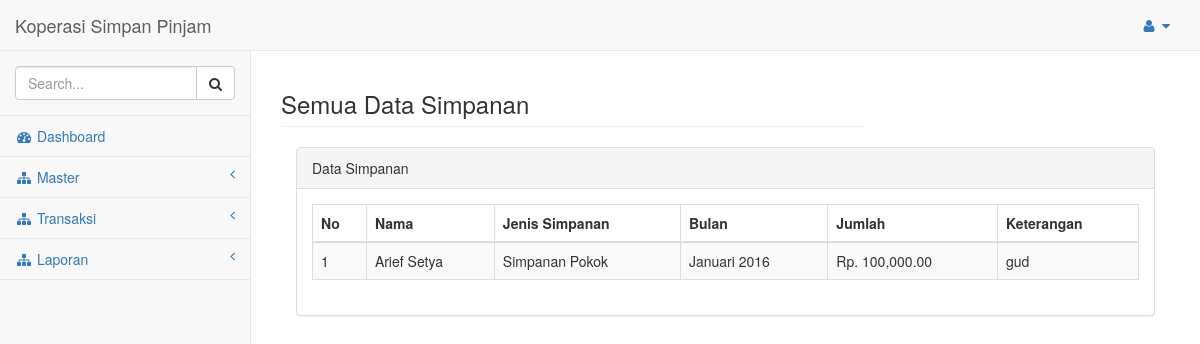
/?m=simpanan&p=all (signed in), run on the app's committed database.
### tables this page shows
CREATE TABLE `transaksi` (
  `id` int(11) NOT NULL AUTO_INCREMENT,
  `id_anggota` varchar(255) DEFAULT NULL,
  `id_induk` varchar(255) DEFAULT NULL,
  `jumlah_asli` decimal(65,2) DEFAULT NULL,
  `jumlah_bunga` decimal(65,2) DEFAULT NULL,
  `biaya_admin` decimal(65,2) DEFAULT NULL,
  `biaya_materai` decimal(65,2) DEFAULT NULL,
  `biaya_asuransi` decimal(65,2) DEFAULT NULL,
  `total_peminjaman` decimal(65,2) DEFAULT NULL,
  `angsuran` decimal(65,2) DEFAULT NULL,
  `jumlah_total` decimal(65,2) DEFAULT NULL,
  `info_ke` varchar(255) DEFAULT NULL,
  `bunga` varchar(255) DEFAULT NULL,
  `status` varchar(255) DEFAULT NULL,
  `jenis_transaksi` varchar(255) DEFAULT NULL,
  `keterangan` varchar(255) DEFAULT NULL,
  `created_at` timestamp NULL DEFAULT NULL ON UPDATE CURRENT_TIMESTAMP,
  `bulan` int(2) DEFAULT NULL,
  `tahun` int(4) DEFAULT NULL,
  PRIMARY KEY (`id`)
);

CREATE TABLE `anggota` (
  `id` int(11) NOT NULL AUTO_INCREMENT,
  `no_anggota` varchar(255) DEFAULT NULL,
  `nama` varchar(255) DEFAULT NULL,
  `email` varchar(255) DEFAULT NULL,
  `no_hp` varchar(255) DEFAULT NULL,
  `jk` varchar(255) DEFAULT NULL,
  `alamat` varchar(255) DEFAULT NULL,
  `rtrw` varchar(255) DEFAULT NULL,
  `kel` varchar(255) DEFAULT NULL,
  `kec` varchar(255) DEFAULT NULL,
  `kab` varchar(255) DEFAULT NULL,
  `prov` varchar(255) DEFAULT NULL,
  `kodepos` varchar(255) DEFAULT NULL,
  `negara` varchar(255) DEFAULT NULL,
  PRIMARY KEY (`id`)
);

### views/transaksi/simpanan/all.php (the view, shortened to what this page needs)
<?php
$data = $koneksi->prepare("SELECT transaksi.*,anggota.nama FROM transaksi left join anggota on anggota.id=transaksi.id_anggota where jenis_transaksi='Simpanan'");
$data->execute();
$rows = $data->fetchAll();
?>
<div class="row">
	<div class="col-lg-8">
        <h3 class="page-header">Semua Data Simpanan</h3>
    </div>
</div>
<div class="col-lg-12">
	<div class="panel panel-default">
		<div class="panel-heading"> Data Simpanan </div>
		<div class="panel-body">
		<div class="table-responsive">
			<table class="table table-striped table-bordered table-hover">
			<thead>
				<tr>
					<th>No</th>
					<th>Nama</th>
					<th>Jenis Simpanan</th>
					<th>Bulan</th>
					<th>Jumlah</th>
					<th>Keterangan</th>
				</tr>
			</thead>
<tbody>
	<?php
	$i = 1;
	foreach($rows as $key){
		switch ($key['info_ke']) {
			case 1:$key['info_ke'] = 'Simpanan Pokok';break;
		}
		switch ($key['bulan']) {
			case 1:$key['bulan'] = 'Januari';break;
		}
	?>
		<tr>
			<td><?php echo $i;?></td>
			<td><?php echo $key['nama'];?></td>
			<td><?php echo $key['info_ke'];?></td>
			<td><?php echo $key['bulan']." ".$key['tahun'];?></td>
			<td><?php echo "Rp. ".number_format($key['jumlah_total'],2);?></td>
			<td><?php echo $key['keterangan'];?></td>
		</tr>
	<?php
	$i++;
	}
	?>
</tbody>
</table>
		</div>
		</div>
		</div>
	</div>
</div>

### data on the page
transaksi: id_anggota.nama "Arief Setya", info_ke "Simpanan Pokok", bulan "Januari", tahun "2016", jumlah_total "100,000.00", keterangan "gud"
